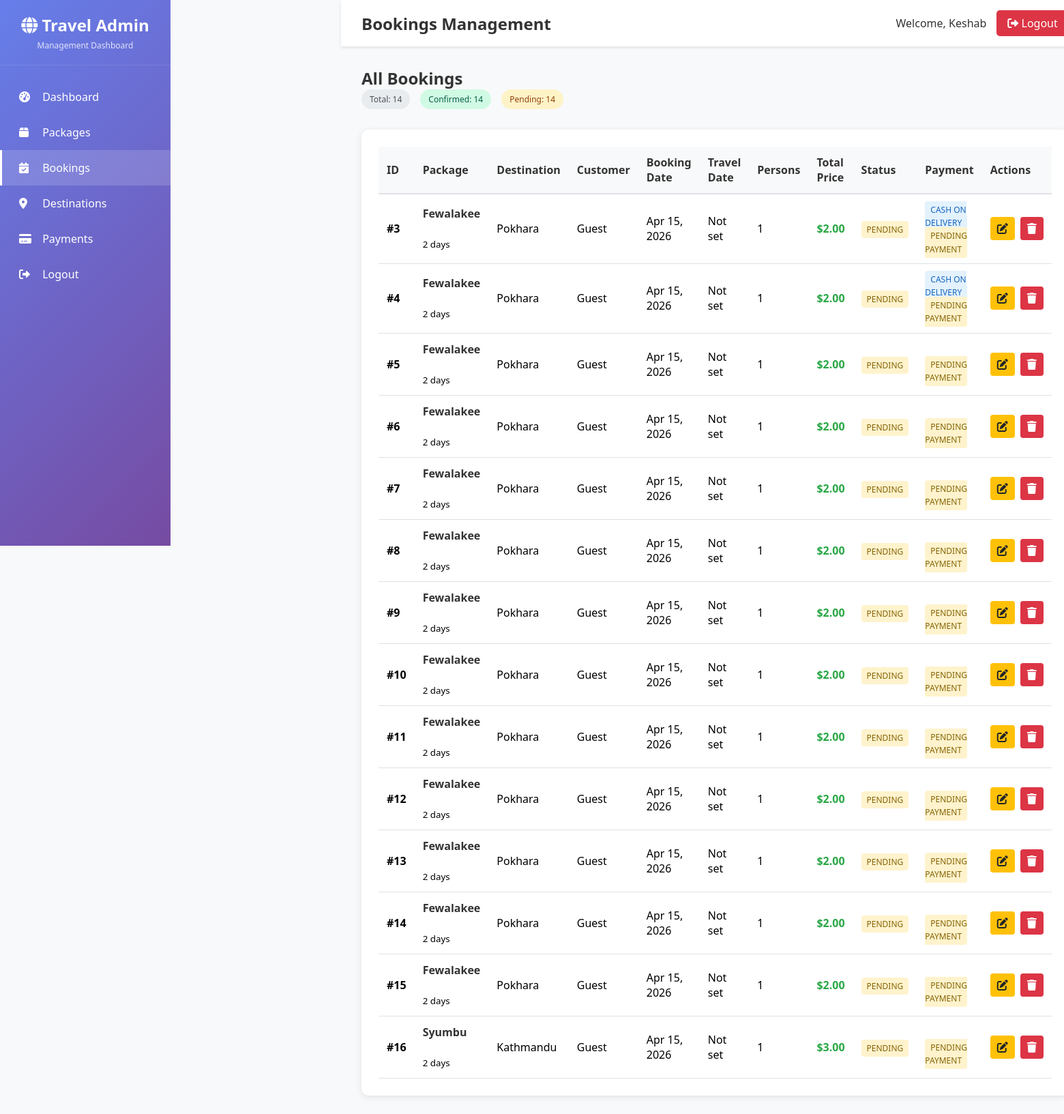
The page /admin-dashboard/bookings/ (signed in) on the database as committed earlier.
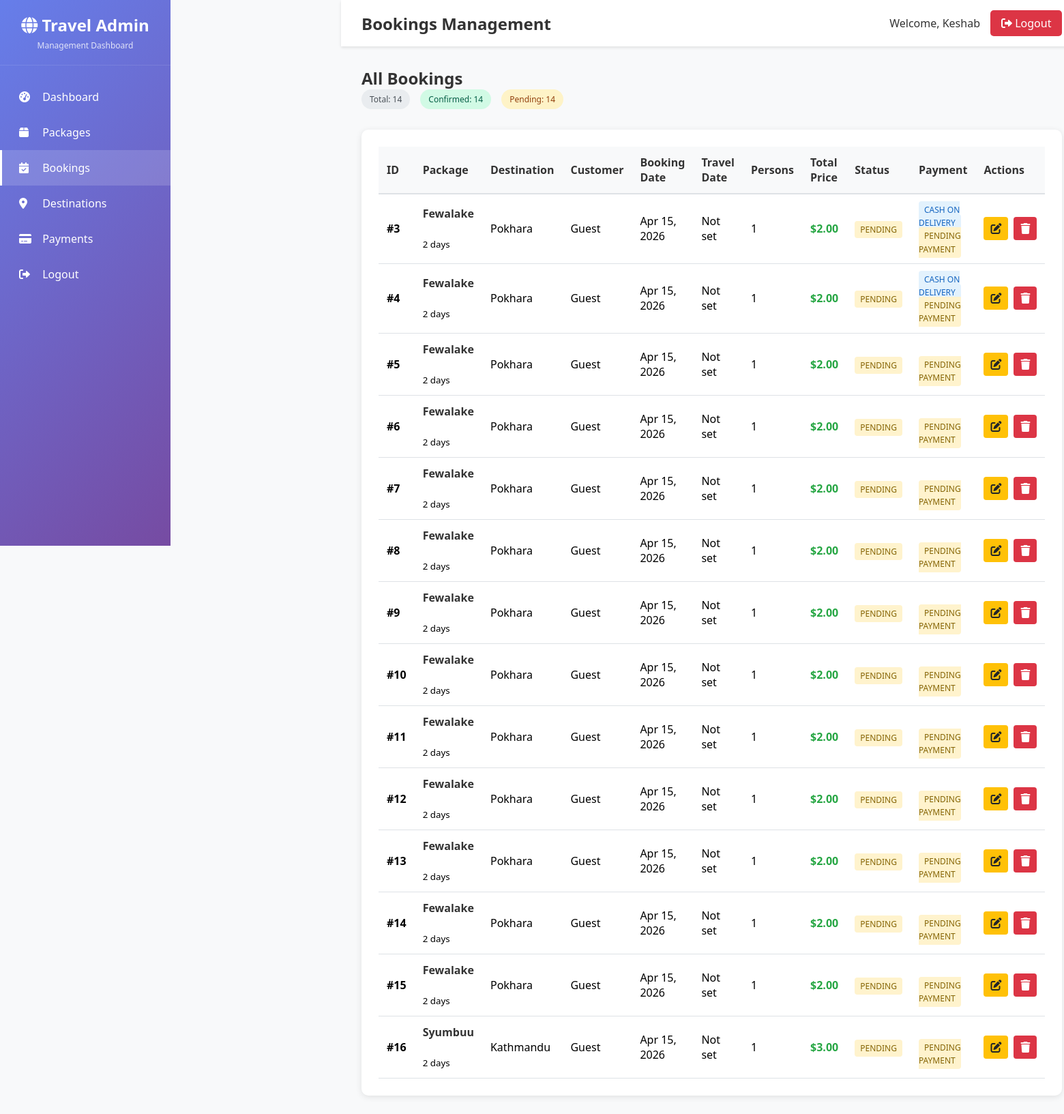
The same page on the database as committed later.
### tours/models.py (models this page shows, shortened)
class Booking(models.Model):
    STATUS_CHOICES = [
        ('pending', 'Pending'),
        ('confirmed', 'Confirmed'),
        ('cancelled', 'Cancelled'),
    ]
    PAYMENT_METHOD_CHOICES = [
        ('cod', 'Cash on Delivery'),
        ('esewa', 'eSewa'),
    ]
    PAYMENT_STATUS_CHOICES = [
        ('pending', 'Pending Payment'),
        ('paid', 'Paid'),
    ]
    id = models.AutoField(primary_key=True)
    package = models.ForeignKey(Package, on_delete=models.CASCADE, related_name='bookings', db_column='package_id')
    booking_date = models.DateField(default=timezone.now)
    travel_date = models.DateField(null=True, blank=True)
    num_persons = models.PositiveIntegerField(default=1)
    status = models.CharField(max_length=20, choices=STATUS_CHOICES, default='pending')
    payment_method = models.CharField(max_length=20, choices=PAYMENT_METHOD_CHOICES, null=True, blank=True)
    payment_status = models.CharField(max_length=20, choices=PAYMENT_STATUS_CHOICES, default='pending')
    class Meta:
        db_table = 'bookings'
    def total_price(self):
        return self.package.price * self.num_persons

class Package(models.Model):
    DIFFICULTY_CHOICES = [
        ('easy', 'Easy'),
        ('moderate', 'Moderate'),
        ('hard', 'Hard'),
    ]
    id = models.AutoField(primary_key=True)
    title = models.CharField(max_length=200)
    price = models.DecimalField(max_digits=10, decimal_places=2)
    duration = models.PositiveIntegerField(help_text="Duration in days")
    description = models.TextField(blank=True)
    difficulty = models.CharField(max_length=20, choices=DIFFICULTY_CHOICES, default='moderate')
    max_altitude = models.PositiveIntegerField(null=True, blank=True, help_text="Metres")
    group_size_min = models.PositiveIntegerField(default=1)
    group_size_max = models.PositiveIntegerField(default=12)
    image = models.ImageField(upload_to='packages/', blank=True, null=True)
    destination = models.ForeignKey(Destination, on_delete=models.CASCADE, related_name='packages', db_column='destination_id')
    created_at = models.DateTimeField(auto_now_add=True)
    class Meta:
        db_table = 'packages'

class Destination(models.Model):
    id = models.AutoField(primary_key=True)
    name = models.CharField(max_length=200)
    location = models.CharField(max_length=255)
    latitude = models.FloatField(blank=True, null=True)
    longitude = models.FloatField(blank=True, null=True)
    description = models.TextField(blank=True)
    image = models.ImageField(upload_to='destinations/', blank=True, null=True)
    created_at  = models.DateTimeField(auto_now_add=True)
    class Meta:
        db_table = 'destinations'

### admin_dashboard/views.py (the view)
# urls.py: path('bookings/', views.booking_list, name='admin_booking_list'),
@login_required
@user_passes_test(is_superuser)
def booking_list(request):
    bookings = Booking.objects.select_related('package', 'package__destination').order_by('-booking_date')
    return render(request, 'admin_dashboard/booking_list.html', {'bookings': bookings})

### admin_dashboard/views.py (called while the page is built)
def is_superuser(user):
    return user.is_superuser

### admin_dashboard/templates/admin_dashboard/booking_list.html (shortened to what the changed rows need)
{% extends "admin_dashboard/base.html" %}
{% block main_content %}
<div class="main-content">
    <div class="top-bar">
        <h1>Bookings Management</h1>
    </div>
    <div class="dashboard-content">
        <div class="page-header">
            <div class="d-flex justify-content-between align-items-center">
                <h2>All Bookings</h2>
            </div>
        </div>
        <div class="table-card">
            <table class="admin-table">
                <thead>
                    <tr>
                        <th>ID</th>
                        <th>Package</th>
                        <th>Destination</th>
                        <th>Customer</th>
                        <th>Booking Date</th>
                        <th>Travel Date</th>
                        <th>Persons</th>
                        <th>Total Price</th>
                        <th>Status</th>
                        <th>Payment</th>
                        <th>Actions</th>
                    </tr>
                </thead>
                <tbody>
                    {% for booking in bookings %}
                    <tr>
                        <td><strong>#{{ booking.id }}</strong></td>
                        <td>
                            <div class="package-info">
                                <strong>{{ booking.package.title }}</strong>
                                <br><small class="text-muted">{{ booking.package.duration }} days</small>
                            </div>
                        </td>
                        <td>{{ booking.package.destination.name }}</td>
                        <td>
                            {% if booking.user %}
                                {{ booking.user.username|title }}
                            {% else %}
                                <span class="text-muted">Guest</span>
                            {% endif %}
                        </td>
                        <td>{{ booking.booking_date|date:"M d, Y" }}</td>
                        <td>
                            {% if booking.travel_date %}
                                {{ booking.travel_date|date:"M d, Y" }}
                            {% else %}
                                <span class="text-muted">Not set</span>
                            {% endif %}
                        </td>
                        <td>{{ booking.num_persons }}</td>
                        <td class="price">${{ booking.total_price }}</td>
                        <td>
                            <span class="badge badge-{{ booking.status }}">{{ booking.get_status_display }}</span>
                        </td>
                        <td>
                            <div class="payment-info">
                                {% if booking.payment_method %}
                                    <span class="badge badge-{{ booking.payment_method }}">{{ booking.get_payment_method_display }}</span>
                                {% endif %}
                                <br>
                                <span class="badge badge-{{ booking.payment_status }}">{{ booking.get_payment_status_display }}</span>
                            </div>
                        </td>
                        <td>
                            <div class="action-buttons">
                                <a href="{% url 'admin_booking_update' booking.id %}" class="btn btn-sm btn-edit" title="Edit Booking">
                                    <i class="fas fa-edit"></i>
                                </a>
                                <a href="{% url 'admin_booking_delete' booking.id %}" class="btn btn-sm btn-delete" title="Delete Booking">
                                    <i class="fas fa-trash"></i>
                                </a>
                            </div>
                        </td>
                    </tr>
                    {% endfor %}
                </tbody>
            </table>
        </div>
    </div>
</div>
{% endblock %}

Rows that differ between the two databases and show on the page:
changed through a linked row, Booking id 3: package "Fewalakee" → "Fewalake"
changed through a linked row, Booking id 4: package "Fewalakee" → "Fewalake"
changed through a linked row, Booking id 5: package "Fewalakee" → "Fewalake"
changed through a linked row, Booking id 6: package "Fewalakee" → "Fewalake"
changed through a linked row, Booking id 7: package "Fewalakee" → "Fewalake"
changed through a linked row, Booking id 8: package "Fewalakee" → "Fewalake"
changed through a linked row, Booking id 9: package "Fewalakee" → "Fewalake"
changed through a linked row, Booking id 10: package "Fewalakee" → "Fewalake"
changed through a linked row, Booking id 11: package "Fewalakee" → "Fewalake"
changed through a linked row, Booking id 12: package "Fewalakee" → "Fewalake"
changed through a linked row, Booking id 13: package "Fewalakee" → "Fewalake"
changed through a linked row, Booking id 14: package "Fewalakee" → "Fewalake"
changed through a linked row, Booking id 15: package "Fewalakee" → "Fewalake"
changed through a linked row, Booking "Kathmandu": package "Syumbu" → "Syumbuu"
